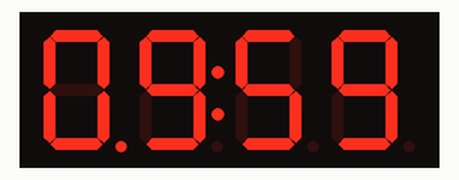
Recording of a sketch running on a simulated Arduino Uno, built with avr-gcc and run on an emulated ATmega328P. Parts: 4-digit seven-segment display.

Above: at 1.1 s.
At 6.1 s:
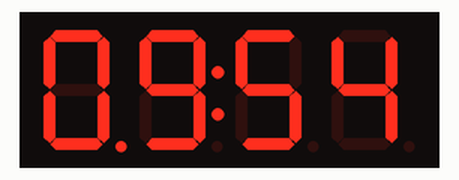
At 10.1 s:
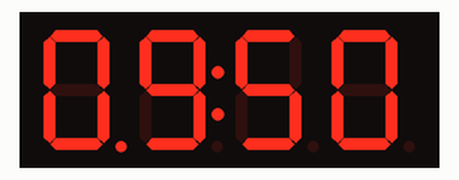
At 19.1 s:
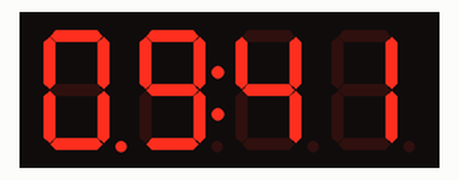
At 28.1 s:
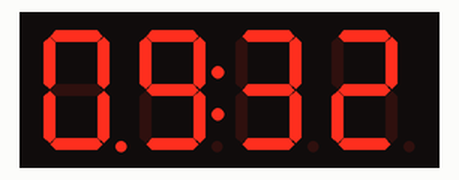
At 38.1 s:
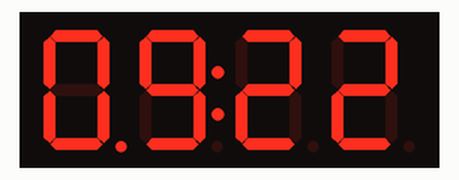

The sketch:

1.timer.ino
```cpp
#include <TM1637Display.h>


const int CLK_PIN = 9;
const int DIO_PIN = 8;

TM1637Display display(CLK_PIN, DIO_PIN);

unsigned long startTime;
const unsigned long timerDuration = 600000;
bool timerExpired = false;

void setup() {
  display.setBrightness(0x0f);
  display.showNumberDec(600);
  delay(1000);
  startTime = millis();
}

void loop() {
  if (!timerExpired) {
    unsigned long currentTime = millis();
    unsigned long elapsedTime = currentTime - startTime;

    int remainingTime = (timerDuration - elapsedTime) / 1000;
    int minutes = remainingTime / 60;
    int seconds = remainingTime % 60;
    display.showNumberDecEx(minutes * 100 + seconds, (0x80 >> 0) | (0x80 >> 1), true);

    if (elapsedTime >= timerDuration) {
      timerExpired = true;
      unsigned long delayTime = millis() - currentTime;
      display.showNumberDec(delayTime);
    }
  }
}
```

Measured:
- what the display in image 1 shows lasts 1.0 s, from 6.1 s to 7.1 s
